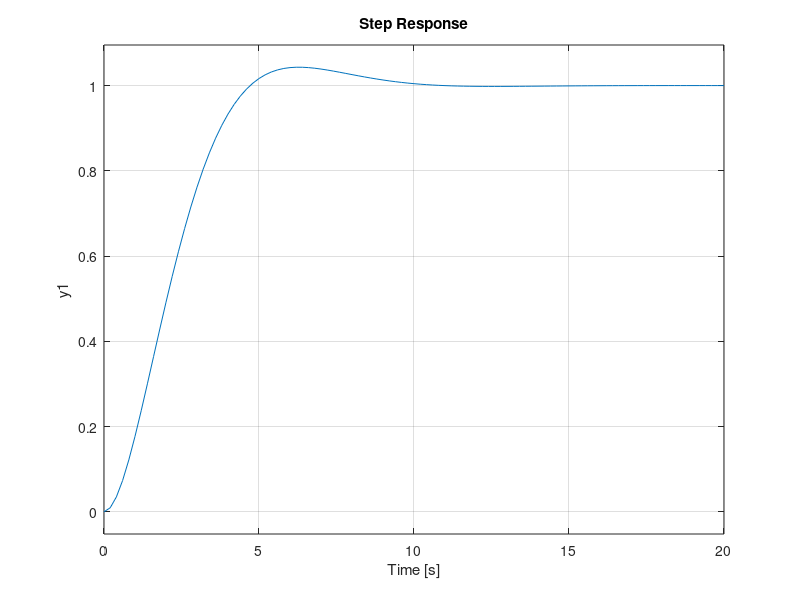
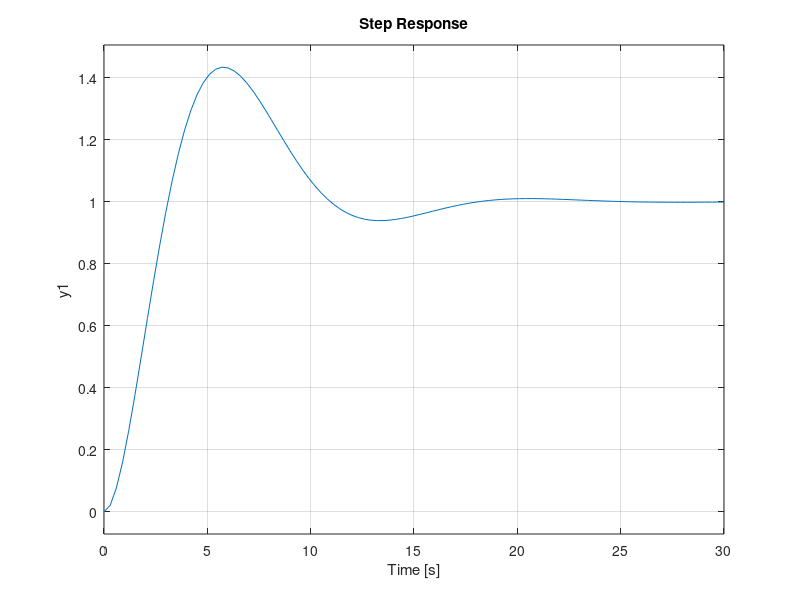
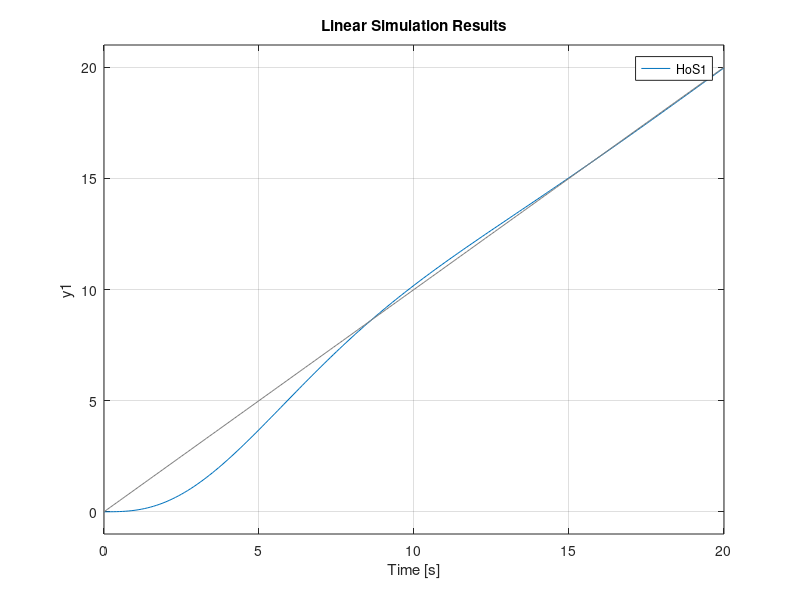
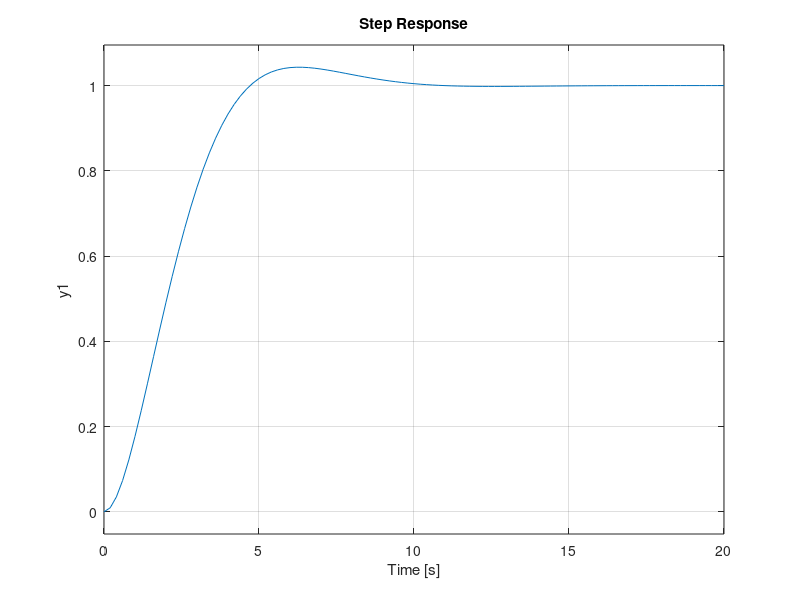

Recreate these plots in MATLAB, in order.
clc
clear
close all

%% a)

% Magnitude criterion
clc

Hf1 = tf(2, [1 1]);

Tsigma = 1;

Hdstar = tf(1, [2*Tsigma^2, 2*Tsigma 0]);

Hc1 = minreal(Hdstar/Hf1);

Ho1 = feedback(Hc1*Hf1, 1);
figure,
step(Ho1)

t = 0:0.1:20;
y1 = lsim(Ho1, t, t);
cv1 = 1/abs((y1(end)-t(end)));

% Symmetrical criterion

HdstarS = tf([4*Tsigma 1], [8*Tsigma^3 8*Tsigma^2 0 0]);

HcS1 = minreal(HdstarS/Hf1);

HoS1 = feedback(HcS1*Hf1, 1);
figure,
step(HoS1);

figure,
lsim(HoS1, t, t);
cvS1 = 1/abs((y1(end)-t(end)));

%% b)

% Magnitude criterion
clc

Hf2 = tf(2, [1 1 0]);

Tsigma = 1;

Hdstar = tf(1, [2*Tsigma^2, 2*Tsigma 0]);

Hc2 = minreal(Hdstar/Hf2);

Ho2 = feedback(Hc2*Hf2, 1);
figure,
step(Ho2)

t = 0:0.1:20;
y2 = lsim(Ho2, t, t);
cv2 = 1/abs((y2(end)-t(end)));

% Symmetrical criterion

HdstarS = tf([4*Tsigma 1], [8*Tsigma^3 8*Tsigma^2 0 0]);

HcS2 = minreal(HdstarS/Hf2);

HoS2 = feedback(HcS2*Hf2, 1);
figure,
step(HoS2);

figure,
lsim(HoS2, t, t);
cvS2 = 1/abs((y2(end)-t(end)));

%% c)

% Magnitude criterion
clc

Hf3 = tf(2, conv([1 1], [10 1]));

Tsigma = 1;

Hdstar = tf(1, [2*Tsigma^2, 2*Tsigma 0]);

Hc3 = minreal(Hdstar/Hf3);

Ho3 = feedback(Hc3*Hf3, 1);
figure,
step(Ho3)

t = 0:0.1:20;
y3 = lsim(Ho3, t, t);
cv3 = 1/abs((y3(end)-t(end)));

% Symmetrical criterion

HdstarS = tf([4*Tsigma 1], [8*Tsigma^3 8*Tsigma^2 0 0]);

HcS3 = minreal(HdstarS/Hf3);

HoS3 = feedback(HcS3*Hf3, 1);
figure,
step(HoS3);

figure,
lsim(HoS3, t, t);
cvS3 = 1/abs((y3(end)-t(end)));

%% d)

% Magnitude criterion
clc

Hf4 = tf(2, conv([1 1 0], [10 1]));

Tsigma = 1;

Hdstar = tf(1, [2*Tsigma^2, 2*Tsigma 0]);

Hc4 = minreal(Hdstar/Hf4);

Ho4 = feedback(Hc4*Hf4, 1);
figure,
step(Ho4)

t = 0:0.1:20;
y4 = lsim(Ho4, t, t);
cv4 = 1/abs((y4(end)-t(end)));

% Symmetrical criterion

HdstarS = tf([4*Tsigma 1], [8*Tsigma^3 8*Tsigma^2 0 0]);

HcS4 = minreal(HdstarS/Hf4);

HoS4 = feedback(HcS4*Hf4, 1);
figure,
step(HoS4);

figure,
lsim(HoS4, t, t);
cvS4 = 1/abs((y4(end)-t(end)));

%% e)

% Magnitude criterion
clc

Hf5 = tf(2, conv([10 11 1], [10 1]));

Tsigma = 1;

Hdstar = tf(1, [2*Tsigma^2, 2*Tsigma 0]);

Hc5 = minreal(Hdstar/Hf5);

Ho5 = feedback(Hc5*Hf5, 1);
figure,
step(Ho5)

t = 0:0.1:20;
y5 = lsim(Ho5, t, t);
cv5 = 1/abs((y5(end)-t(end)));

% Symmetrical criterion

HdstarS = tf([4*Tsigma 1], [8*Tsigma^3 8*Tsigma^2 0 0]);

HcS5 = minreal(HdstarS/Hf5);

HoS5 = feedback(HcS5*Hf5, 1);
figure,
step(HoS5);

figure,
lsim(HoS5, t, t);
cvS5 = 1/abs((y5(end)-t(end)));

%% f)

% Magnitude criterion
clc

Hf6 = tf(2, conv([10 11 1 0], [10 1]));

Tsigma = 1;

Hdstar = tf(1, [2*Tsigma^2, 2*Tsigma 0]);

Hc6 = minreal(Hdstar/Hf6);

Ho6 = feedback(Hc6*Hf6, 1);
figure,
step(Ho6)

t = 0:0.1:20;
y6 = lsim(Ho6, t, t);
cv6 = 1/abs((y6(end)-t(end)));

% Symmetrical criterion

HdstarS = tf([4*Tsigma 1], [8*Tsigma^3 8*Tsigma^2 0 0]);

HcS6 = minreal(HdstarS/Hf6);

HoS6 = feedback(HcS6*Hf6, 1);
figure,
step(HoS6);

figure,
lsim(HoS6, t, t);
cvS6 = 1/abs((y6(end)-t(end)));
